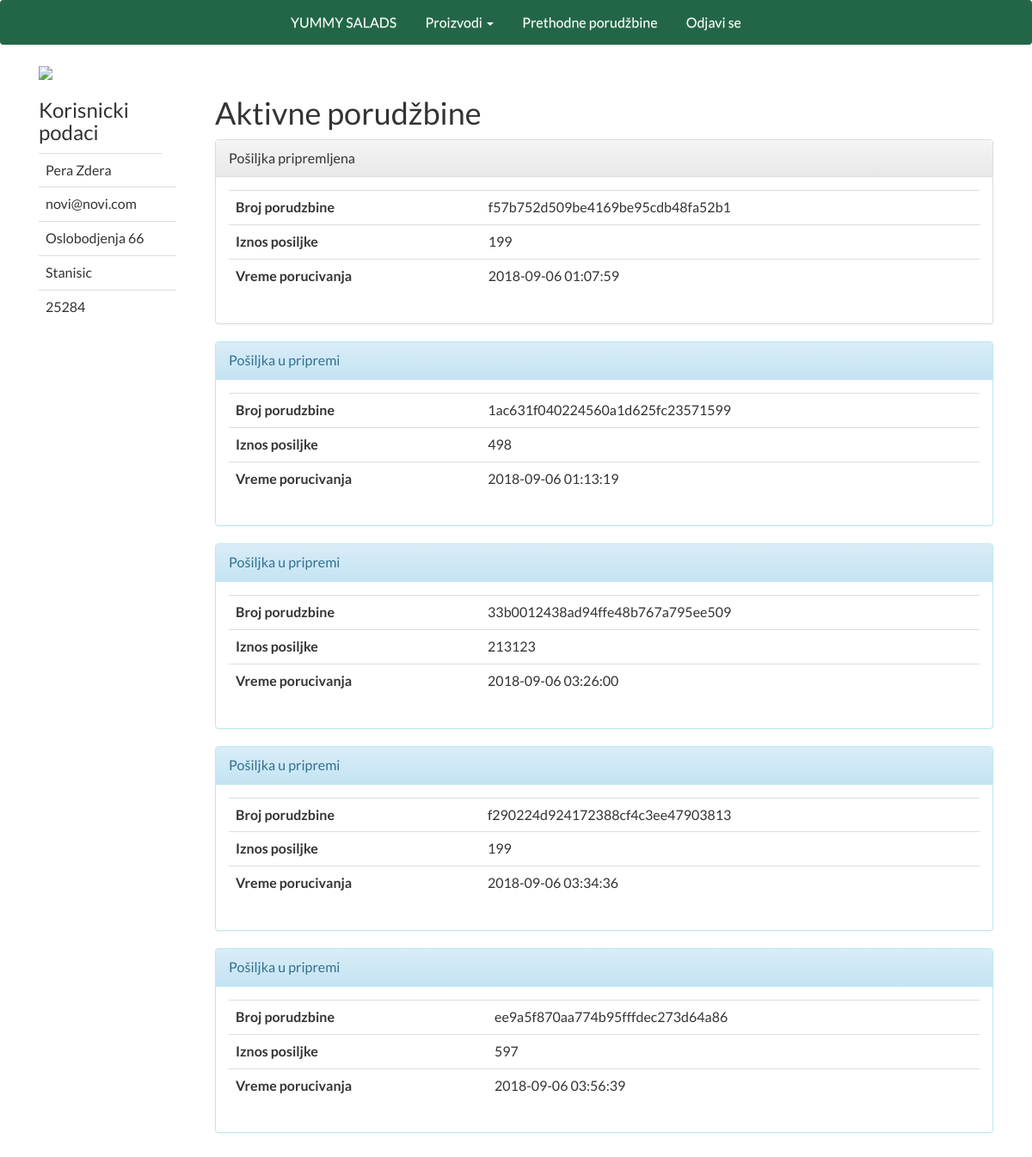
The page /user_profile.php (signed in) on the database its author committed.
### tables this page shows
CREATE TABLE `kupac` (
  `idkupac` int(11) NOT NULL,
  `ime` varchar(45) NOT NULL,
  `email` varchar(45) NOT NULL,
  `password` varchar(60) NOT NULL,
  `ulica_broj` varchar(45) NOT NULL,
  `mesto` varchar(45) NOT NULL,
  `post_broj` int(5) NOT NULL,
  `code` varchar(45) DEFAULT NULL
);

CREATE TABLE `porudzbina` (
  `idporudzbina` int(11) NOT NULL,
  `status` enum('1','2','3') NOT NULL,
  `broj_posiljke` varchar(45) DEFAULT NULL,
  `datum_porudzbine` varchar(45) NOT NULL,
  `ukupan_iznos` decimal(10,0) DEFAULT NULL,
  `kupac_idkupac` int(11) NOT NULL
);

### user_profile.php (the view, shortened to what this page needs)
<?php
include ('php-assets/user_session.php');
$userid=$_SESSION['user'];
$userSQL="SELECT * from kupac WHERE idkupac=$userid";
$userResult=mysqli_query($connection, $userSQL);
$user=mysqli_fetch_array($userResult, MYSQLI_ASSOC);
?>
<!DOCTYPE html>
<html lang="en">
<link rel="stylesheet" href="https://maxcdn.bootstrapcdn.com/bootstrap/3.3.7/css/bootstrap.min.css"
>
<link rel="stylesheet" href="https://maxcdn.bootstrapcdn.com/bootstrap/3.3.7/css/bootstrap-theme.min.css"
>
<link href="css/salate.css" rel="stylesheet">
<head>
    <link rel="stylesheet" href="https://maxcdn.bootstrapcdn.com/bootstrap/3.3.7/js/bootstrap.min.js">
    <link href="//maxcdn.bootstrapcdn.com/font-awesome/4.2.0/css/font-awesome.min.css" rel="stylesheet">
</head>
<body>
<nav class="navbar navbar-custom">
    <div class="container-fluid">
        <div class="collapse navbar-collapse" id="bs-example-navbar-collapse-1">
            <ul class="nav navbar-nav">
                <li><a href="index.php">YUMMY SALADS</a></li>
                <li class="dropdown">
                    <a href="#" class="dropdown-toggle" data-toggle="dropdown" role="button" aria-haspopup="true" aria-expanded="false">Proizvodi <span class="caret"></span></a>
                </li>
                <li><a href="prethodne_porudzbine.php">Prethodne porudžbine</a></li>
                <li class="right"><a href="php-assets/logout.php">Odjavi se</a> </li>
            </ul>
        </div>
    </div>
</nav>
<div class="container">
<div class="col-lg-2 col-md-3 col-sm-6 col-xs-12">
    <div class="img-responsive">
        <img src="https://www.brandeps.com/icon-download/U/User-01.svg">
    </div>
    <div>
        <h3>Korisnicki podaci</h3>
    </div>
    <table class="table table-responsive">
        <tr><td><?php echo $user['ime'] ?> </td></tr>
        <tr><td><?php echo $user['email'] ?> <td></tr>
        <tr><td><?php echo $user['ulica_broj'] ?> <td></tr>
        <tr><td><?php echo $user['mesto'] ?> <td></tr>
        <tr><td><?php echo $user['post_broj'] ?> <td></tr>
    </table>
</div>
    <div class="col-lg-10 col-md-9 col-sm-6 col-xs-12">
        <div class="page-header">
            <h1>Aktivne porudžbine </h1>
                <?php
                $SQLporudzbine="SELECT * from porudzbina WHERE kupac_idkupac=$userid";
                $resultPorudzbine=mysqli_query($connection, $SQLporudzbine);
                while ($row=mysqli_fetch_array($resultPorudzbine,MYSQLI_ASSOC)) {
                    if ($row['status'] == 1) {
                        echo "
                    <div class=\"panel panel-info\">
                    <div class=\"panel-heading\">Pošiljka u pripremi</div>
                    <div class=\"panel-body\">
                        <table class='table'>
                            <tr><th>Broj porudzbine</th><td>" . $row['broj_posiljke'] . "</td></tr>
                            <tr><th>Iznos posiljke</th><td>" . $row['ukupan_iznos'] . "</td></tr>
                            <tr><th>Vreme porucivanja</th><td>" . $row['datum_porudzbine'] . "</td></tr>
                        </table>
                    </div>
                </div>
                ";
                    } else if ($row['status'] == 2) {
                        echo "
                    <div class=\"panel panel-default\">
                    <div class=\"panel-heading\">Pošiljka pripremljena</div>
                    <div class=\"panel-body\">
                        <table class='table'>
                            <tr><th>Broj porudzbine</th><td>" . $row['broj_posiljke'] . "</td></tr>
                            <tr><th>Iznos posiljke</th><td>" . $row['ukupan_iznos'] . "</td></tr>
                            <tr><th>Vreme porucivanja</th><td>" . $row['datum_porudzbine'] . "</td></tr>
                        </table>
                    </div>
                </div>
                ";
                    }
                }
                ?>
        </div>
    </div>
</div>
</body>
</html>

### css/salate.css (style rules this page uses)
body { margin: auto; font-family: 'Lato', sans-serif; font-size: 12pt; }
.page-header { margin-left: 15px; background-image: url("images/vector.jpg"); background-size: 20%; background-repeat: no-repeat; }
@media (max-width:1300px) { .page-header { background-image: none; } }
.navbar-custom { background-color: #226647; color: white; }
.navbar-custom .navbar-nav > li > a { color: #ffffff; background-color: transparent; }
.navbar-nav { float:none; display: block; text-align: center; }
.navbar-nav > li { display: inline-block; float: none; }
.right { float: right; }

### rows shown on the page
kupac: ime "Pera Zdera", email "novi@novi.com", ulica_broj "Oslobodjenja 66", mesto "Stanisic", post_broj "25284"
porudzbina: broj_posiljke "f57b752d509be4169be95cdb48fa52b1", ukupan_iznos "199", datum_porudzbine "2018-09-06 01:07:59"
porudzbina: broj_posiljke "1ac631f040224560a1d625fc23571599", ukupan_iznos "498", datum_porudzbine "2018-09-06 01:13:19"
porudzbina: broj_posiljke "33b0012438ad94ffe48b767a795ee509", ukupan_iznos "213123", datum_porudzbine "2018-09-06 03:26:00"
porudzbina: broj_posiljke "f290224d924172388cf4c3ee47903813", ukupan_iznos "199", datum_porudzbine "2018-09-06 03:34:36"
porudzbina: broj_posiljke "ee9a5f870aa774b95fffdec273d64a86", ukupan_iznos "597", datum_porudzbine "2018-09-06 03:56:39"
